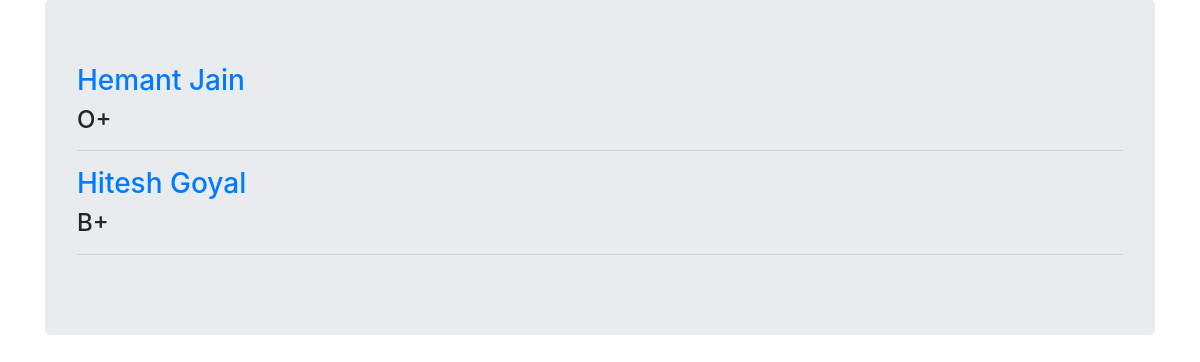
The app's page /donors/, older data.
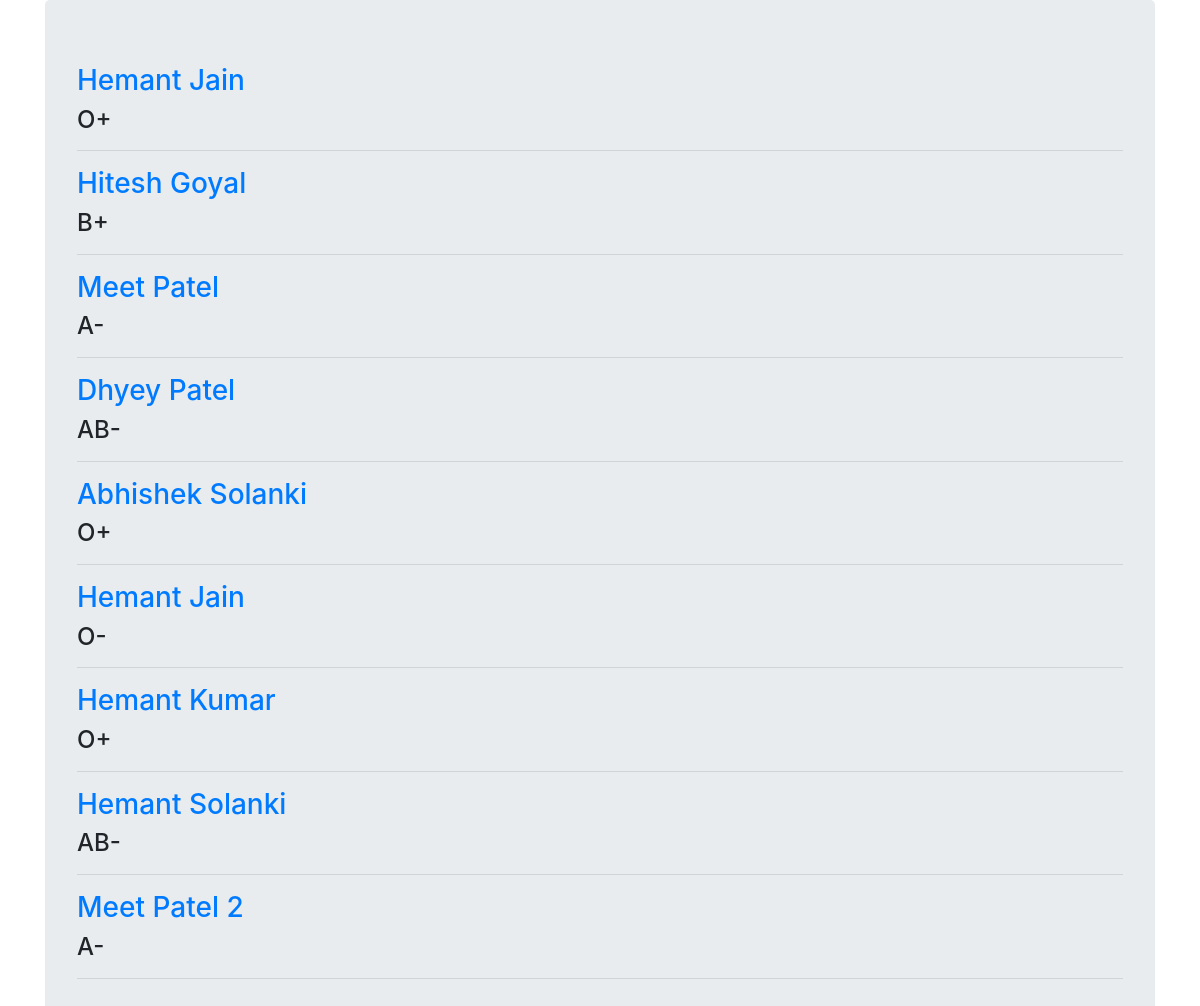
The same page, newer data.
### donors/models.py (models this page shows, shortened)
class Donor(models.Model):
    user = models.OneToOneField(
        User, on_delete=models.CASCADE, primary_key=True)
    blood_group = models.CharField(max_length=5)
    phone = models.BigIntegerField()
    location = models.CharField(max_length=300)

### donors/views.py (the view)
# urls.py: path('', DonorListView.as_view(), name="donor-list"),
class DonorListView(ListView):
    model = Donor
    template_name = "donors/donor_list.html"

### donors/templates/donors/donor_list.html
{% extends 'donors/base.html' %}
{% block content %}
    <div class="jumbotron">
        {% for donor in donor_list %}
            <h3><a href="{% url 'donors:donor-detail' pk=donor.pk %}">{{donor.user.first_name}} {{donor.user.last_name}}</a></h3>
            <h4>{{donor.blood_group}}</h4>
            <hr>
        {% endfor %}
    </div>
{% endblock content %}

### donors/templates/donors/base.html (shortened to what this page needs)
<!doctype html>
<html lang="en">
  <head>
    <link rel="stylesheet" href="https://stackpath.bootstrapcdn.com/bootstrap/4.3.1/css/bootstrap.min.css">
  </head>
  <body>
    <div class="container">
        {% block content %}
        {% endblock content %}
    </div>
  </body>
</html>

Row changes from the older to the newer data that the page shows:
added Donor: user.first_name "Meet", user.last_name "Patel", blood_group "A-"
added Donor: user.first_name "Dhyey", user.last_name "Patel", blood_group "AB-"
added Donor: user.first_name "Abhishek", user.last_name "Solanki", blood_group "O+"
added Donor: user.first_name "Hemant", user.last_name "Jain", blood_group "O-"
added Donor: user.first_name "Hemant", user.last_name "Kumar", blood_group "O+"
added Donor: user.first_name "Hemant", user.last_name "Solanki", blood_group "AB-"
added Donor: user.first_name "Meet", user.last_name "Patel 2", blood_group "A-"
